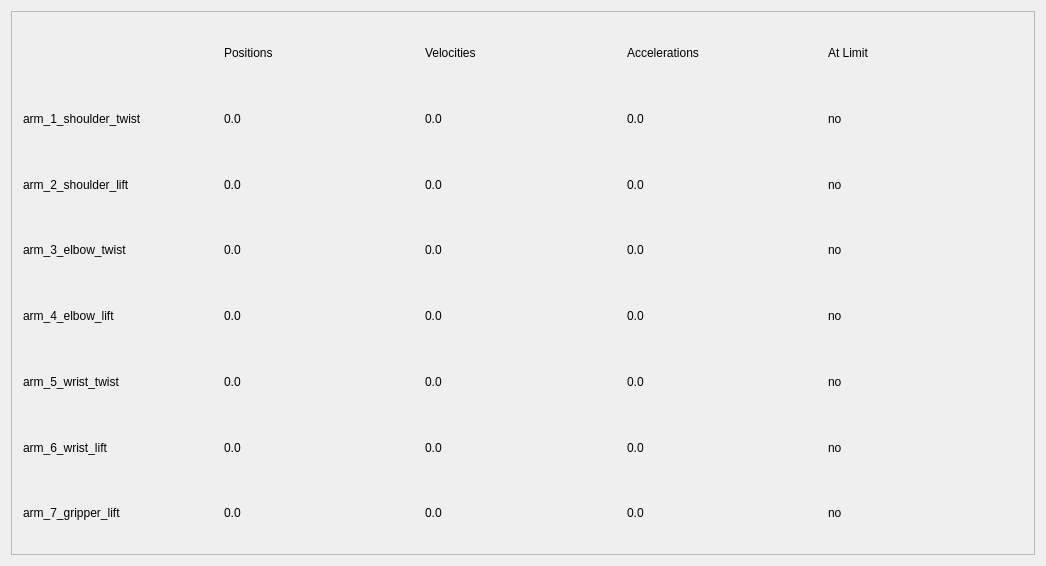
<?xml version="1.0" encoding="UTF-8"?>
<ui version="4.0">
 <class>TeleopStatusPanel</class>
 <widget class="QWidget" name="TeleopStatusPanel">
  <property name="geometry">
   <rect>
    <x>0</x>
    <y>0</y>
    <width>1046</width>
    <height>566</height>
   </rect>
  </property>
  <property name="windowTitle">
   <string>TeleopStatusPanel</string>
  </property>
  <layout class="QGridLayout" name="teleop_status_panel_layout">
   <item row="0" column="0">
    <widget class="QScrollArea" name="scrollArea">
     <property name="widgetResizable">
      <bool>true</bool>
     </property>
     <widget class="QWidget" name="scrollAreaWidgetContents">
      <property name="geometry">
       <rect>
        <x>0</x>
        <y>0</y>
        <width>1026</width>
        <height>546</height>
       </rect>
      </property>
      <layout class="QGridLayout" name="gridLayout">
       <item row="1" column="0">
        <layout class="QGridLayout" name="gridLayout_2">
         <item row="1" column="1">
          <widget class="QLabel" name="positions_label">
           <property name="text">
            <string>Positions</string>
           </property>
          </widget>
         </item>
         <item row="1" column="4">
          <widget class="QLabel" name="at_limit_label">
           <property name="text">
            <string>At Limit</string>
           </property>
          </widget>
         </item>
         <item row="7" column="0">
          <widget class="QLabel" name="a5_name">
           <property name="text">
            <string>arm_5_wrist_twist</string>
           </property>
          </widget>
         </item>
         <item row="9" column="0">
          <widget class="QLabel" name="a7_name">
           <property name="text">
            <string>arm_7_gripper_lift</string>
           </property>
          </widget>
         </item>
         <item row="8" column="0">
          <widget class="QLabel" name="a6_name">
           <property name="text">
            <string>arm_6_wrist_lift</string>
           </property>
          </widget>
         </item>
         <item row="4" column="0">
          <widget class="QLabel" name="a2_name">
           <property name="text">
            <string>arm_2_shoulder_lift</string>
           </property>
          </widget>
         </item>
         <item row="6" column="0">
          <widget class="QLabel" name="a4_name">
           <property name="text">
            <string>arm_4_elbow_lift</string>
           </property>
          </widget>
         </item>
         <item row="1" column="3">
          <widget class="QLabel" name="accelerations_label">
           <property name="text">
            <string>Accelerations</string>
           </property>
          </widget>
         </item>
         <item row="5" column="0">
          <widget class="QLabel" name="a3_name">
           <property name="text">
            <string>arm_3_elbow_twist</string>
           </property>
          </widget>
         </item>
         <item row="3" column="0">
          <widget class="QLabel" name="a1_name">
           <property name="text">
            <string>arm_1_shoulder_twist</string>
           </property>
          </widget>
         </item>
         <item row="1" column="2">
          <widget class="QLabel" name="velocities_label">
           <property name="text">
            <string>Velocities</string>
           </property>
          </widget>
         </item>
         <item row="7" column="1">
          <widget class="QLabel" name="a5_position">
           <property name="text">
            <string>0.0</string>
           </property>
          </widget>
         </item>
         <item row="3" column="1">
          <widget class="QLabel" name="a1_position">
           <property name="text">
            <string>0.0</string>
           </property>
          </widget>
         </item>
         <item row="8" column="1">
          <widget class="QLabel" name="a6_position">
           <property name="text">
            <string>0.0</string>
           </property>
          </widget>
         </item>
         <item row="9" column="1">
          <widget class="QLabel" name="a7_position">
           <property name="text">
            <string>0.0</string>
           </property>
          </widget>
         </item>
         <item row="4" column="1">
          <widget class="QLabel" name="a2_position">
           <property name="text">
            <string>0.0</string>
           </property>
          </widget>
         </item>
         <item row="3" column="2">
          <widget class="QLabel" name="a1_velocity">
           <property name="text">
            <string>0.0</string>
           </property>
          </widget>
         </item>
         <item row="3" column="3">
          <widget class="QLabel" name="a1_acceleration">
           <property name="text">
            <string>0.0</string>
           </property>
          </widget>
         </item>
         <item row="4" column="2">
          <widget class="QLabel" name="a2_velocity">
           <property name="text">
            <string>0.0</string>
           </property>
          </widget>
         </item>
         <item row="4" column="3">
          <widget class="QLabel" name="a2_acceleration">
           <property name="text">
            <string>0.0</string>
           </property>
          </widget>
         </item>
         <item row="5" column="1">
          <widget class="QLabel" name="a3_position">
           <property name="text">
            <string>0.0</string>
           </property>
          </widget>
         </item>
         <item row="5" column="2">
          <widget class="QLabel" name="a3_velocity">
           <property name="text">
            <string>0.0</string>
           </property>
          </widget>
         </item>
         <item row="5" column="3">
          <widget class="QLabel" name="a3_acceleration">
           <property name="text">
            <string>0.0</string>
           </property>
          </widget>
         </item>
         <item row="6" column="2">
          <widget class="QLabel" name="a4_velocity">
           <property name="text">
            <string>0.0</string>
           </property>
          </widget>
         </item>
         <item row="6" column="3">
          <widget class="QLabel" name="a4_acceleration">
           <property name="text">
            <string>0.0</string>
           </property>
          </widget>
         </item>
         <item row="6" column="1">
          <widget class="QLabel" name="a4_position">
           <property name="text">
            <string>0.0</string>
           </property>
          </widget>
         </item>
         <item row="7" column="2">
          <widget class="QLabel" name="a5_velocity">
           <property name="text">
            <string>0.0</string>
           </property>
          </widget>
         </item>
         <item row="7" column="3">
          <widget class="QLabel" name="a5_acceleration">
           <property name="text">
            <string>0.0</string>
           </property>
          </widget>
         </item>
         <item row="8" column="2">
          <widget class="QLabel" name="a6_velocity">
           <property name="text">
            <string>0.0</string>
           </property>
          </widget>
         </item>
         <item row="8" column="3">
          <widget class="QLabel" name="a6_acceleration">
           <property name="text">
            <string>0.0</string>
           </property>
          </widget>
         </item>
         <item row="9" column="2">
          <widget class="QLabel" name="a7_velocity">
           <property name="text">
            <string>0.0</string>
           </property>
          </widget>
         </item>
         <item row="9" column="3">
          <widget class="QLabel" name="a7_acceleration">
           <property name="text">
            <string>0.0</string>
           </property>
          </widget>
         </item>
         <item row="6" column="4">
          <widget class="QLabel" name="a4_at_limit">
           <property name="text">
            <string>no</string>
           </property>
          </widget>
         </item>
         <item row="3" column="4">
          <widget class="QLabel" name="a1_at_limit">
           <property name="text">
            <string>no</string>
           </property>
          </widget>
         </item>
         <item row="4" column="4">
          <widget class="QLabel" name="a2_at_limit">
           <property name="text">
            <string>no</string>
           </property>
          </widget>
         </item>
         <item row="5" column="4">
          <widget class="QLabel" name="a3_at_limit">
           <property name="text">
            <string>no</string>
           </property>
          </widget>
         </item>
         <item row="7" column="4">
          <widget class="QLabel" name="a5_at_limit">
           <property name="text">
            <string>no</string>
           </property>
          </widget>
         </item>
         <item row="8" column="4">
          <widget class="QLabel" name="a6_at_limit">
           <property name="text">
            <string>no</string>
           </property>
          </widget>
         </item>
         <item row="9" column="4">
          <widget class="QLabel" name="a7_at_limit">
           <property name="text">
            <string>no</string>
           </property>
          </widget>
         </item>
         <item row="1" column="0">
          <widget class="QLabel" name="corner_label">
           <property name="text">
            <string/>
           </property>
          </widget>
         </item>
        </layout>
       </item>
      </layout>
     </widget>
    </widget>
   </item>
  </layout>
 </widget>
 <layoutdefault spacing="6" margin="11"/>
 <resources/>
 <connections/>
</ui>
